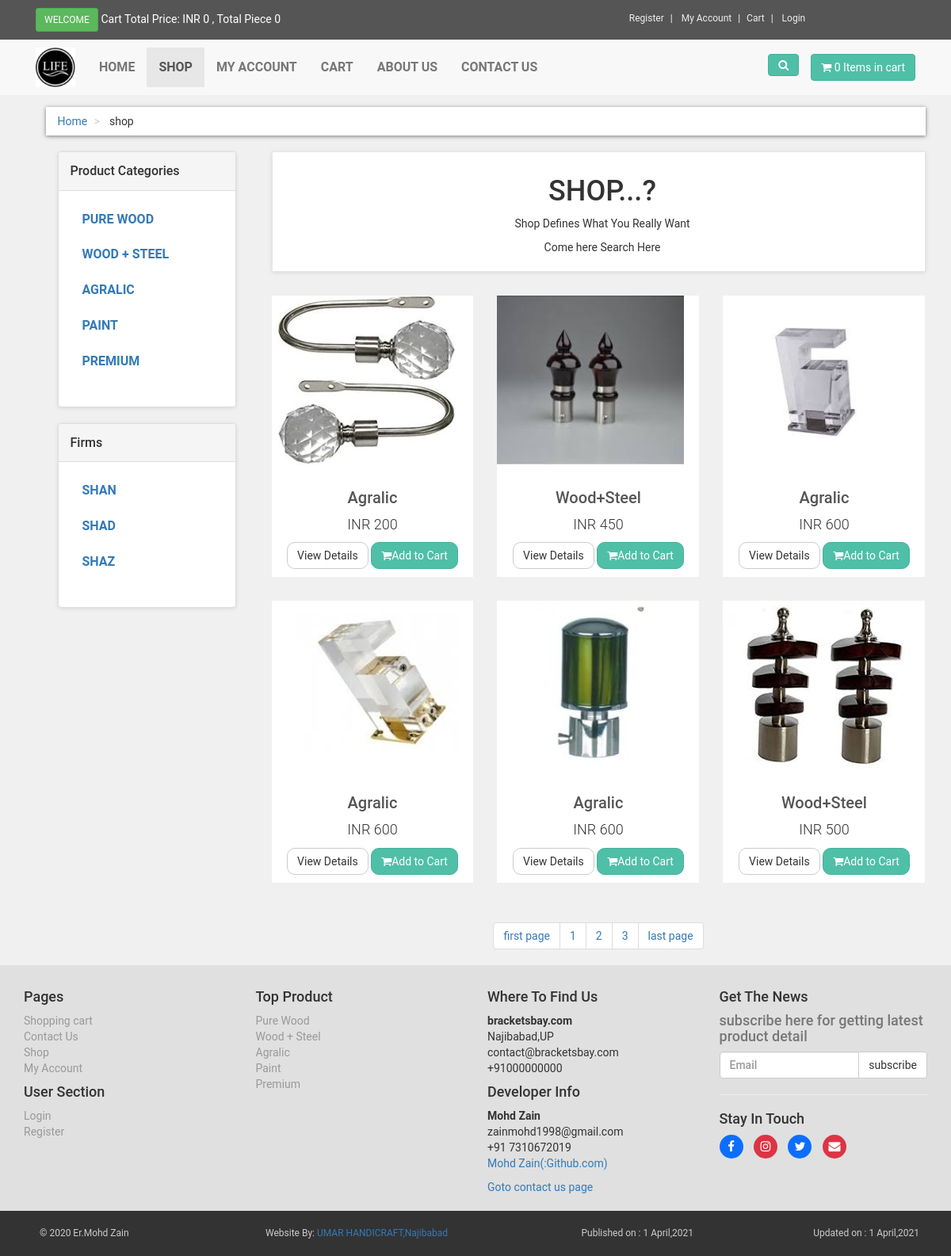
The page /shop.php on the database its author committed.
### tables this page shows
CREATE TABLE `product_categories` (
  `p_cat_id` int NOT NULL AUTO_INCREMENT,
  `p_cat_title` text NOT NULL,
  `p_cat_desc` text NOT NULL,
  PRIMARY KEY (`p_cat_id`)
);

CREATE TABLE `products` (
  `product_id` int NOT NULL AUTO_INCREMENT,
  `p_cat_id` int NOT NULL,
  `date` timestamp NOT NULL DEFAULT CURRENT_TIMESTAMP ON UPDATE CURRENT_TIMESTAMP,
  `product_title` text NOT NULL,
  `product_img1` text NOT NULL,
  `product_img2` text NOT NULL,
  `product_img3` text NOT NULL,
  `product_price` int NOT NULL,
  `product_desc` text NOT NULL,
  `product_keyword` text NOT NULL,
  PRIMARY KEY (`product_id`)
);

### shop.php (the view, shortened to what this page needs)
<?php
include("includes/db.php");
include("functions/functions.php");
include('welcome.php');
?>
<html>
<head>
	<link rel="stylesheet" href="https://maxcdn.bootstrapcdn.com/bootstrap/3.4.0/css/bootstrap.min.css">
	<link rel="stylesheet" href="style.css">
    <link href="https://stackpath.bootstrapcdn.com/font-awesome/4.7.0/css/font-awesome.min.css" rel="stylesheet">
</head>
<body>
	<div id="top">
		<div class="container">
			<div class="col-md-6 offer">
				<a href="#" class="btn btn-success btn-sm">
				</a>
				<a href="#">Cart Total Price: <?php totalprice(); ?>  , Total Piece <?php item(); ?>  </a>
			</div>
			<div class="col-md-6">
				<ul class="menu">
					<li><a href="register.php">Register</a></li>
					<li>
						<?php
						  if (!isset($_SESSION['email'])) {
						  	echo "<a href='checkout.php'>My Account</a>";
						  }else{
						  	echo "<a href='customer/account.php?my_order'>My Account</a>";
						  }
						?>
					</li>
					<li><a href="cart.php">Cart</a></li>
					<li>
					</li>
				</ul>
			</div>
		</div>
	</div>
	<div class="navbar-default" id="navbar">
		<div class="container">
			<div class="navbar-header">
				<a class="navbar-brand home" href="index.php">
					<img src="images/logo2.jpg" alt="bracket" class="hidden-xs" style="width:50px; height: 50px;">
				</a>
			</div>
			<div class="navbar-collapse collapse" id="navigation">
				<div class="padding-nav">
					<ul class="nav navbar-nav navbar-left">
						<li>
							<a href="index.php">Home</a>
						</li>
						<li class="active">
							<a href="shop.php">Shop</a>
						</li>
						<li>
							<?php
						  if (!isset($_SESSION['email'])) {
						  	echo "<a href='checkout.php'>My Account</a>";
						  }else{
						  	echo "<a href='customer/account.php?my_order'>My Account</a>";
						  }
						?>
						</li>
						<li>
							<a href="cart.php">cart</a>
						</li>
						<li>
							<a href="about.php">About Us</a>
						</li>
						<li>
							<a href="contact.php">Contact Us</a>
						</li>
					</ul>
				</div>
				<a href="cart.php" class="btn btn-primary navbar-btn right">
					<i class="fa fa-shopping-cart"></i>
					<span><?php item(); ?> Items in cart</span>
				</a>
				<div class="navbar-collapse collapse right">
	                <button class="btn navbar-btn btn-primary" type="button" data-toggle="collapse" data-target="#search">
						<i class="fa fa-search"></i>
	             	</button>
				</div>
			</div>
		</div>
	</div>
<div id="content">
	<div class="container">
		<div class="col-md-12">
			<ul class="breadcrumb">
				<li><a href="index.php">Home</a></li>
				<li>
					shop
				</li>
			</ul>
		</div>
		<div class="col-md-3">
			<?php
			include("includes/sidebar.php");
			?>
		</div>
		<div class="col-md-9">
			<?php
			if(!isset($_GET['p_cat'])) {
				echo " <div class='box'>
				    <center>
				    <h1>SHOP...?</h1>
				    <p> Shop Defines What You Really Want</p>
				    <p> Come here Search Here </p>
				    </center>
			    </div>";
			}
			?>
			<div class="row">
				<?php
				if (!isset($_GET['p_cat'])) {
					$per_page=6;
					if(isset($_GET['page'])){
						$page=$_GET['page'];
					}else{
						$page=1;
					}
					$start_from=($page-1) * $per_page;
					$get_product="select * from products order by 1 DESC LIMIT $start_from, $per_page";
					$run_pro=mysqli_query($con, $get_product);
					while($row=mysqli_fetch_array($run_pro)){
						$pro_id=$row['product_id'];
						$pro_title=$row['product_title'];
						$pro_price=$row['product_price'];
						$pro_img1=$row['product_img1'];
						 echo "
						 <div class='col-md-4 col-sm-6 col-xs-12'>
						 <div class='product'>
						 <a href='details.php?pro_id=$pro_id'>
						 <img src='admin_area/productimages/$pro_img1' class='img-responsive'>
						 </a>
						 <div class='text'>
						 <h3> <a href='details.php?pro_id=$pro_id'>$pro_title</a></h3>
						 <p class='price'> INR $pro_price </p>
						 <p class= 'buttons'>
						 <a href='details.php?pro_id=$pro_id' class='btn btn-default'>View Details</a>
						 <a href='details.php?pro_id=$pro_id' class='btn btn-primary'><i class='fa fa-shopping-cart'> </i>Add to Cart</a>
					      </p>
						 </div>
						  </div>
						 </div>
						 ";
					}
				?>
			</div>
			<center>
				<ul class="pagination">
				<?php
				$query="select * from products";
				$result=mysqli_query($con,$query);
				$total_record=mysqli_num_rows($result);
				$total_pages=ceil($total_record / $per_page);
				echo "
				<li><a href='shop.php?page=1'>".'first page'."</a></li>
				";
				for($i=1; $i<=$total_pages; $i++){
					echo "
					<li><a href='shop.php?page=".$i."'>".$i."</a></li>
					";
				};
				echo "
				   <li><a href='shop.php?page=$total_pages'>".'last page'."</a></li>
				";
			}
			?>
				</ul>
			</center>
		</div>
	</div>
</div>
<?php
include("includes/footer.php")
?>
</body>
</html>

### includes/sidebar.php
<div class="navbar-collapse collapse right" id="navigations">
<div class="panel panel-default sidebar-menu">
	<div class="panel-heading">
		<h3 class="panel-title">Product Categories</h3>
	</div>
	<div class="panel-body">
		<ul class="nav nav-pills nav-stacked category-menu">
			<?php
		    $get_p_cats="select * from product_categories";
		    $run_p_cats=mysqli_query($con,$get_p_cats);
			    while ($row_p_cats=mysqli_fetch_array($run_p_cats)) {
			    	$p_cat_id=$row_p_cats['p_cat_id'];
			    	$p_cat_title=$row_p_cats['p_cat_title'];
			?>
			<li>
				<a href='shop.php?p_cat=<?php echo $p_cat_id ?>'><?php echo $p_cat_title ?></a>
			</li>
		<?php } ?>
		</ul>
	</div>
</div>
<div class="panel panel-default sidebar-menu">
	<div class="panel-heading">
		<h3 class="panel-title">Firms</h3>
	</div>
	<div class="panel-body">
		<ul class="nav nav-pills nav-stacked category-menu">
			<li><a href="#">Shan</a></li>
			<li><a href="#">shad</a></li>
			<li><a href="#">shaz</a></li>
		</ul>
	</div>
</div>
</div>

### includes/footer.php (shortened to what this page needs)
<div id="footer">
	<div class="container">
		<div class="row">
			<div class="col-md-3 col-sm-6">
				<h4>Pages</h4>
				<ul>
					<li><a href="cart.php">Shopping cart</a></li>
					<li><a href="contact.php">Contact Us</a></li>
					<li><a href="shop.php">Shop</a></li>
					<li><a href="account.php">My Account</a></li>
				</ul>
				<h4>User Section</h4>
				<ul>
					<li><a href="checkout.php">Login</a></li>
					<li><a href="register.php">Register</a></li>
				</ul>
			</div>
			<div class="col-md-3 col-sm-6">
				<h4>Top Product</h4>
				<ul>
					<?php
				    $get_p_cats="select * from product_categories";
				    $run_p_cats=mysqli_query($con,$get_p_cats);
				    while ($row_p_cats=mysqli_fetch_array($run_p_cats)) {
				    	$p_cat_id=$row_p_cats['p_cat_id'];
				    	$p_cat_title=$row_p_cats['p_cat_title'];
				    	echo "
				    	<li><a href='shop.php?p_cat=$p_cat_id'>$p_cat_title</a></li>
				    	";
				    }
				    ?>
				</ul>
			</div>
			<div class="col-md-3 col-sm-6">
				<h4>Where To Find Us</h4>
				<p>
					<strong>bracketsbay.com</strong>
					<br>Najibabad,UP
					<br>contact@bracketsbay.com
					<br>+91000000000
				</p>
				<h4>Developer Info</h4>
				<p>
					<strong>Mohd Zain</strong>
					<br>zainmohd1998@gmail.com
					<br>+91 7310672019
					<br><a href="https://mohdzain98.github.io/zain.github.io/" target="_blank">Mohd Zain(:Github.com)</a>
				</p>
				<a href="contact.php">Goto contact us page</a>
			</div>
			<div class="col-md-3 col-sm-6">
				<h4>Get The News<h4>
				<p class="text-muted">
					subscribe here for getting latest product detail
				</p>
				<form action="" method="post">
					<div class="input-group">
						<input type="text" name="email" class="form-control" placeholder="Email">
						<span class="input-group-btn">
							<input type="submit" class="btn btn-default" value="subscribe">
						</span>
					</div>
				</form>
				<hr>
				<h4>Stay In Touch</h4>
				<p class="social">
					<a href="http://www.facebook.com/zain.rehman.9889" style="background-color: #0d6efd;"><i class="fa fa-facebook"></i></a>
					<a href="https://www.instagram.com/m0hd.zain/" style="background-color: #dc3545;"><i class="fa fa-instagram"></i></a>
					<a href="https://twitter.com/mdzain98?s=09" style="background-color: #0d6efd;"><i class="fa fa-twitter"></i></a>
					<a href="#" style="background-color: #dc3545;"><i class="fa fa-envelope"></i></a>
				</p>
			</div>
		</div>
	</div>
</div>
<div id="copyright">
	<div class="container">
		<div class="col-md-3">
			<p class="pull-left">
				&copy; 2020 Er.Mohd Zain
			</p>
		</div>
		<div class="col-md-3">
			<p class="center">
				Website By: <a href="about.php">UMAR HANDICRAFT,Najibabad</a>
			</p>
		</div>
		<div class="col-md-3">
			<p class="pull-right">
				Published on : 1 April,2021
			</p>
		</div>
		<div class="col-md-3">
			<p class="pull-right">
				Updated on : 1 April,2021
			</p>
		</div>
	</div>
</div>

### style.css (style rules this page uses)
body { font-family: "Roboto",Helvetica,Arial,sans-sarif; font-size: 14px; line-height: 1.42857143; color: #333333; background-color: #f0f0f0; }
#top { background-color: #555555; padding: 10px 0; }
#top .offer { color: #fff; }
#top .offer .btn { text-transform: uppercase; }
#top a { color: #fff; }
#top ul.menu { padding-top: 5px; margin: 0; text-align: right; font-size: 12px; list-style: none; }
#top ul.menu { text-align: center; }
#top ul.menu> li { display: inline-block; }
#top ul.menu > li a { color: #eeeeee; }
#top ul.menu > li + li:before { content: "|\00a0"; padding: 0 5px; color: #f7f7f7; }
.navbar-collapse .right { float: right; }
.navbar-brand { float: left; padding: 10px 15px; font-size: 18px; line-height: 20px; height: 70px; }
.navbar-collapse ul.nav > li > a { text-transform: uppercase; font-weight: bold; font-size: 16px; }
.padding-nav { padding-top: 10px; }
.btn-primary { color: rgb(255, 255, 255); background-color: rgb(79, 191, 168); border-color: rgb(65, 179, 156); }
.box { background:#fff; margin:0 0 30px; border:solid 1px #e6e6e6; padding-top: 10px; box-shadow: 0 1px 5px rgba(0, 0, 0, 0.1); padding-bottom: 10px; }
#content { padding-left: 25px; }
#content .product { background: #fff; border-color: solid 1px #e6e6e6; box-sizing: border-box; margin-bottom: 30px; }
#content .product .text p.price { font-size: 18px; text-align: center; font-weight: 300; }
#content .product .text .buttons { clear: both; text-align: center; }
#content .product .text h3 { text-align: center; font-size: 20px; }
#content .product .text h3 a { color: rgb(85, 85, 85); }
#content .product .text { padding: 10px 10px 0px; }
#content .product .text .buttons .btn { margin-bottom: 10px; border-radius: 10px; }
#content .panel.sidebar-menu { box-sizing: border-box; box-shadow: 0 1px 5px rgba(0, 0, 0, 0.1); }
#content .panel.sidebar-menu ul.nav.category-menu { margin-bottom: 20px; }
#content .panel.sidebar-menu ul.nav.category-menu li a { text-transform: uppercase; font-weight: bold; }
#content .panel.sidebar-menu h3 { padding: 5px 0; margin: 0; }
.breadcrumb { padding: 8px 15px; margin-top: 15px; margin-bottom: 20px; background-color: #ffffff; border-radius: 0; box-shadow: 0 1px 5px rgba(0, 0, 0, 0.5); }
.breadcrumb >li + li:before { content: ">\00a0"; color: #cccccc; }
#content .box h1 { margin-left: 10px; }
#content .box p { margin-left: 10px; }
#footer { background:#e0e0e0; padding: 20px 0; }
#footer ul { padding-left:0; list-style: none; }
#footer ul a { color: #999999; padding: 20px 0; }
#footer .social { text-align: left; }
#footer .social a { margin:0 10px 0 0; color: #fff; display: inline-block; width: 30px; height: 30px; border-radius: 15px; line-height: 30px; font-size: 15px; text-align: center; transform: all 0.2s ease-out; vertical-align: bottom; background-color: #555555; padding-top: 7px; }
#copyright { background: #333; color: #ccc; padding: 20px; font-size: 12px; }
#copyright p { margin: 0; }

### rows shown on the page
product_categories: p_cat_title "PURE WOOD", p_cat_title "Pure Wood"
product_categories: p_cat_title "WOOD + STEEL", p_cat_title "Wood + Steel"
product_categories: p_cat_title "AGRALIC", p_cat_title "Agralic"
product_categories: p_cat_title "PAINT", p_cat_title "Paint"
product_categories: p_cat_title "PREMIUM", p_cat_title "Premium"
products: product_img1 (picture), product_title "Agralic", product_price "200"
products: product_img1 (picture), product_title "Wood+Steel", product_price "450"
products: product_img1 (picture), product_title "Agralic", product_price "600"
products: product_img1 (picture), product_title "Agralic", product_price "600"
products: product_img1 (picture), product_title "Agralic", product_price "600"
products: product_img1 (picture), product_title "Wood+Steel", product_price "500"

### other values the page prints
$total "0"
$count "0 0"
